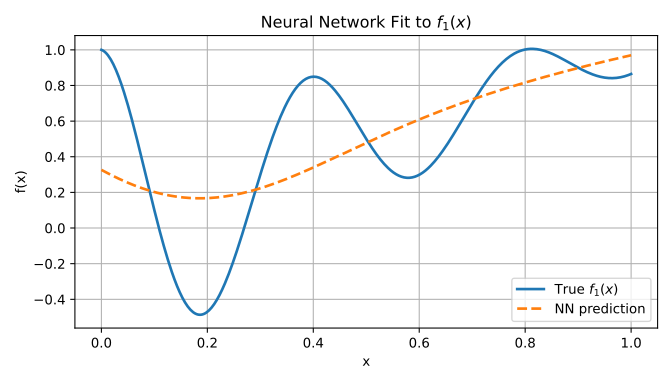

Here is the Python script that generated this plot:
import numpy as np
import torch
import torch.nn as nn
import torch.optim as optim
import matplotlib.pyplot as plt

# Define the target function
def f_1(x):
    return np.exp(-2 * x) * np.cos(5 * np.pi * x) + x

# Generate training data
N = 5000
x_train = np.linspace(0, 1, N).reshape(-1, 1)
y_train = f_1(x_train)

x_train_t = torch.from_numpy(x_train).float()
y_train_t = torch.from_numpy(y_train).float()

# Define a simple neural network
class SimpleNN(nn.Module):
    def __init__(self):
        super().__init__()
        self.net = nn.Sequential(
            nn.Linear(1, 64),
            nn.Tanh(),
            nn.Linear(64, 1)
        )
    def forward(self, x):
        return self.net(x)

model = SimpleNN()
optimizer = optim.Adam(model.parameters(), lr=1e-3)
criterion = nn.MSELoss()

# Training loop
EPOCHS = 2000
for epoch in range(1, EPOCHS + 1):
    optimizer.zero_grad()
    y_pred = model(x_train_t)
    loss = criterion(y_pred, y_train_t)
    loss.backward()
    optimizer.step()
    if epoch % 200 == 0 or epoch == 1:
        print(f"Epoch {epoch}/{EPOCHS} - Loss: {loss.item():.6f}")

# Evaluate on dense grid
x_test = np.linspace(0, 1, 400).reshape(-1, 1)
y_test = f_1(x_test)
x_test_t = torch.from_numpy(x_test).float()
with torch.no_grad():
    y_pred_test = model(x_test_t).cpu().numpy()

# Plot results
plt.figure(figsize=(7, 4))
plt.plot(x_test, y_test, label='True $f_1(x)$', lw=2)
plt.plot(x_test, y_pred_test, '--', label='NN prediction', lw=2)
plt.xlabel('x')
plt.ylabel('f(x)')
plt.title('Neural Network Fit to $f_1(x)$')
plt.legend()
plt.grid(True)
plt.tight_layout()
plt.savefig('nn_fit_f1.svg')
print('Saved plot to nn_fit_f1.svg')
